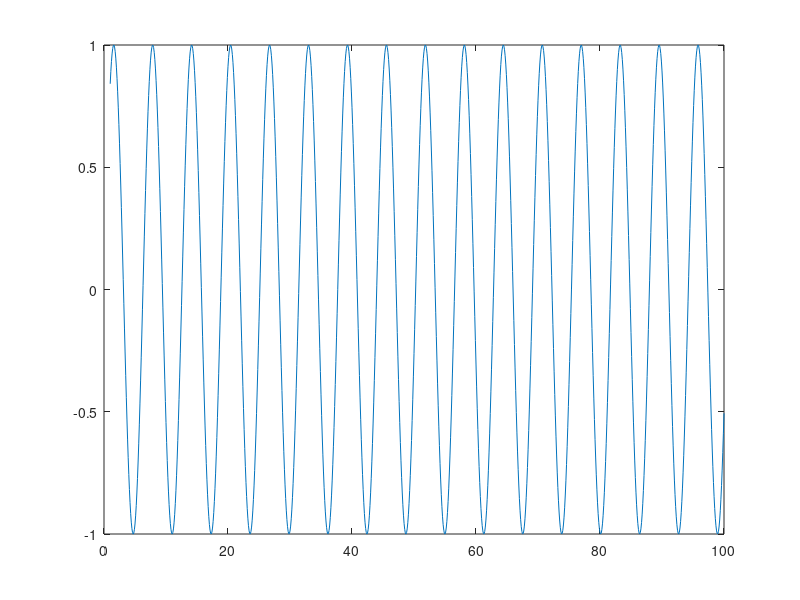

The MATLAB script that drew this image:
% Time instances
t = 1:0.1:100;
% Sampling interval
T_s = 1;
N = 30;

s = sin(t) %+ sin(1.2 * t);

figure;
plot(t, s);

disp(t);
